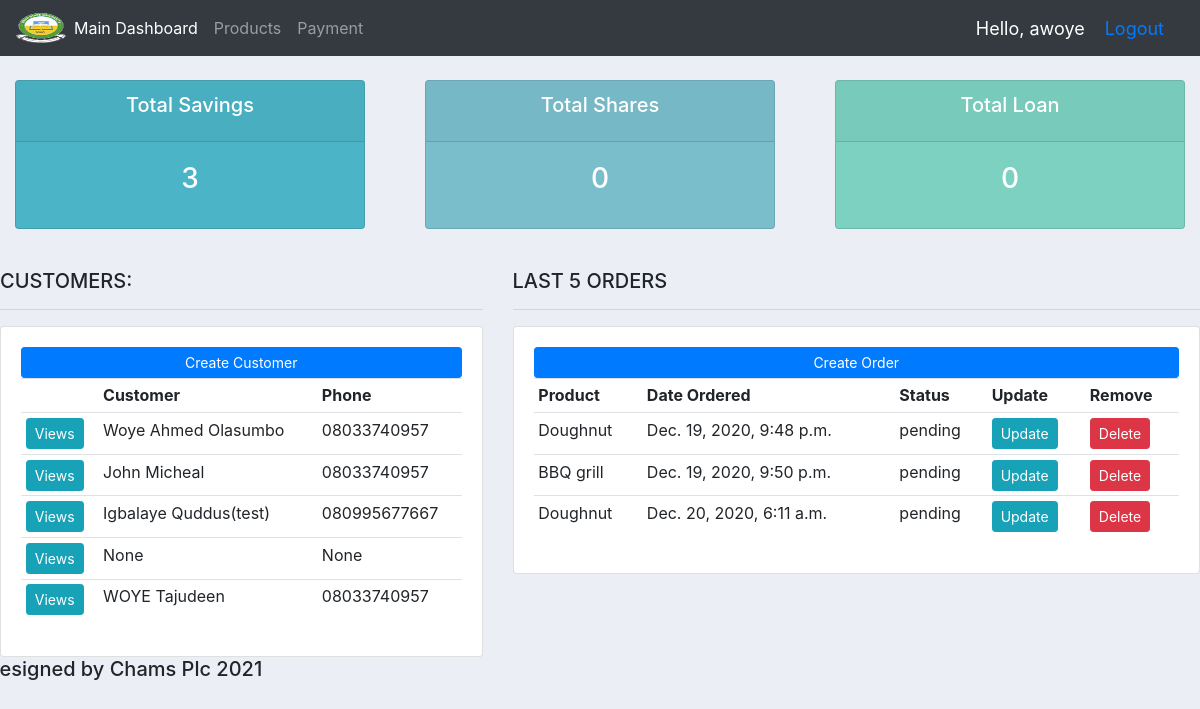
The app's page / (signed in) with its own data.
### accounts/models.py (models this page shows, shortened)
class Customer(models.Model):
	user = models.OneToOneField(User, null=True, on_delete=models.CASCADE)
	name = models.CharField(max_length =200, null=True)
	phone = models.CharField(max_length =200,null=True)
	email = models.CharField(max_length =200,null=True)
	profile_pic = models.ImageField(null=True, blank=True)
	date_created = models.DateTimeField(auto_now_add=True, null=True)

class Order(models.Model):
	STATUS = (
				('pending', 'pending'),
				('out for delivery', 'out for delivery'),
				('Delivered', 'Delivered'),
			)
	customer = models.ForeignKey(Customer, null=True, on_delete= models.SET_NULL)
	product = models.ForeignKey(Product, null=True, on_delete= models.SET_NULL)
	date_created = models.DateTimeField(auto_now_add=True, null=True)
	status = models.CharField(max_length=200, null=True, choices=STATUS)

class Product(models.Model):
	CATEGORY = (
				('Indoor', 'Indoor'),
				('Out Door', 'Out Door'),
			)
	name =  models.CharField(max_length =200,null=True)
	price = models.FloatField(null=True)
	category =  models.CharField(max_length =200,null=True, choices=CATEGORY)
	description=  models.CharField(max_length =200,null=True, blank=True)
	date_created = models.DateTimeField(auto_now_add=True, null=True)
	tags= models.ManyToManyField(Tag)
	def __str__(self):
		return self.name

### accounts/decorators.py (the view)
    def wrapper_function(request, *args, **kwargs):
        group = None
        if request.user.groups.exists():
            group = request.user.groups.all()[0].name
        if group == 'customer':
            return redirect('user-page')
        if group == 'admin':
            return view_func(request, *args, **kwargs)

### accounts/views.py (called while the page is built)
@login_required(login_url='login')
@admin_only
def home(request):
    orders = Order.objects.all()
    customers = Customer.objects.all()
    total_customers = customers.count()
    total_orders = orders.count()
    delivered = orders.filter(status='Delivered').count()
    pending = orders.filter(status='Pending').count()
    context = {'orders' :orders, 'customers' :customers, 'total_orders' :total_orders, 'delivered' :delivered, 'pending': pending}
    return render(request, 'accounts/dashboard.html', context)

### accounts/templates/accounts/dashboard.html
{%extends  'accounts/main.html' %}
 {% block content %}
{%include 'accounts/status.html' %}
<br>
<div class="row">
<div class="col-md-5">
	<h5>CUSTOMERS:</h5>
<hr>
<div class="card card-body">
<a class="btn btn-primary btn-sm btn-block" href=""> Create Customer</a>
<table class="table table-sm">
<tr>
<th></th>
<th>Customer</th>
<th>Phone</th>
</tr>
{%for customer in customers%}
<tr>
<td> <a class="btn btn-sm btn-info" href="{% url 'customer' customer.id %}" >Views</a></td>
<td> {{customer.name}}</td>
<td>{{customer.phone}}</td>
	</tr>
 {%endfor%}
</table>
</div>
</div>
<div class="col-md-7">
	<h5>LAST 5 ORDERS</h5>
<hr>
<div class="card card-body">
 <a class="btn btn-primary btn-sm btn-block"  href="{%  url 'create_order' %}"> Create Order </a>
<table class="table table-sm">
<tr>
<th>Product</th>
<th>Date Ordered</th>
<th>Status</th>
<th>Update</th>
<th>Remove</th>
 </tr>
{%for order in orders%}
<tr>
<td> {{order.product}}</td>
<td>{{order.date_created}}</td>
<td>{{order.status}}</td>
<td> <a class="btn btn-sm btn-info" href="{% url 'update_order' order.id %}">Update</a></td>
<td><a class="btn btn-sm btn-danger" href="{% url 'delete_order' order.id %}">Delete</a></td>
	</tr>
 {%endfor%}
</table>
</div>
</div>
 {% endblock %}

### accounts/templates/accounts/main.html (shortened to what this page needs)
<!DOCTYPE html>
<html>
<head>
	<link rel="stylesheet" href="https://stackpath.bootstrapcdn.com/bootstrap/4.3.1/css/bootstrap.min.css">
</head>
<body>
{%include 'accounts/navbar.html' %}
{%block content%}
{%endblock%}
<h5>Designed by Chams Plc 2021</h5>
</body>
</html>

### accounts/templates/accounts/navbar.html (shortened to what this page needs)
{% load static %}
<nav class="navbar navbar-expand-lg navbar-dark bg-dark">
  <img src="{%  static 'images/chd.png' %}"  height='30px' width='50px' />
  <div class="collapse navbar-collapse" id="navbarText">
    <ul class="navbar-nav mr-auto">
      {% if request.user.is_staff %}
      <li class="nav-item active">
        <a class="nav-link" href="{% url 'home' %}">Main Dashboard</a>
      </li>
      <li class="nav-item ">
        <a class="nav-link" href="{% url 'products' %}">Products</a>
      </li>
        <li class="nav-item">
        <a class="nav-link" href="{% url 'payment' %}">Payment</a>
      </li>
       {% else %}
        <li class="nav-item">
        <a class="nav-link" href="{% url 'account' %}">Settings</a>
      </li>
        {% endif %}
    </ul>
  </div>
  <span class ="hello-msg">Hello, {{request.user}}</span>
  <span class="hello-msg"> <a href="{% url 'logout' %}">Logout</a></span>
</nav>

### accounts/templates/accounts/status.html (shortened to what this page needs)
<br>
<div class="row">
<div class="col">
<div class="col-md">
<div class="card text-center text-white mb-3" id ="total-orders">
<div class="card-header">
<h5 class="card-title"> Total Savings</h5>
</div>
<div class="card-body">
<h3 class ="card-title">{{total_orders}}</h3>
</div>
</div>
</div>
</div>
<div class="col">
<div class="col-md">
<div class="card text-center text-white mb-3" id ="orders-delivered">
<div class="card-header">
<h5 class="card-title">Total Shares</h5>
</div>
<div class="card-body">
<h3 class ="card-title">{{delivered}}</h3>
</div>
</div>
</div>
</div>
<div class="col">
<div class="col-md">
<div class="card text-center text-white mb-3" id ="orders-pending">
<div class="card-header">
<h5 class="card-title">Total Loan</h5>
</div>
<div class="card-body">
<h3 class ="card-title">
	{{pending}}
</h3>
</div>
</div>
</div>
</div>
</div>

### accounts/templates/accounts/main.html (style rules this page uses)
body { background-color:#ebeff5; }
#total-orders { background-color:#4cb4c7; }
#orders-delivered { background-color:#7abecc; }
#orders-pending { background-color:#7CD1C0; }

### accounts/templates/accounts/navbar.html (style rules this page uses)
.hello-msg { font-size: 18px; color:#fff; margin-right: 20px; }

### records on screen
Customer: name "Woye Ahmed Olasumbo", phone "08033740957"
Customer: name "John Micheal", phone "08033740957"
Customer: name "Igbalaye Quddus(test)", phone "080995677667"
Customer: name "None", phone "None"
Customer: name "WOYE Tajudeen", phone "08033740957"
Order: product "Doughnut", date_created "Dec. 19, 2020, 9:48 p.m.", status "pending"
Order: product "BBQ grill", date_created "Dec. 19, 2020, 9:50 p.m.", status "pending"
Order: product "Doughnut", date_created "Dec. 20, 2020, 6:11 a.m.", status "pending"

### other values on screen
{{ request.user }} "awoye"
{{ total_orders }} "3"
{{ delivered }} "0"
{{ pending }} "0"
